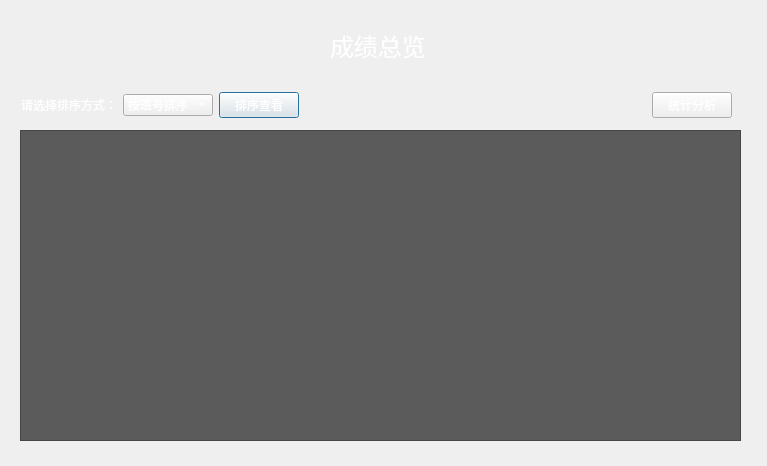
<?xml version="1.0" encoding="UTF-8"?>
<ui version="4.0">
 <class>Sortstudent</class>
 <widget class="QDialog" name="Sortstudent">
  <property name="geometry">
   <rect>
    <x>0</x>
    <y>0</y>
    <width>767</width>
    <height>466</height>
   </rect>
  </property>
  <property name="windowTitle">
   <string>对成绩排序</string>
  </property>
  <property name="styleSheet">
   <string notr="true">#Sortstudent{
border-image: url(:/new/prefix1/科技风.jpg);
}</string>
  </property>
  <widget class="QWidget" name="layoutWidget">
   <property name="geometry">
    <rect>
     <x>21</x>
     <y>90</y>
     <width>711</width>
     <height>30</height>
    </rect>
   </property>
   <property name="styleSheet">
    <string notr="true">color: rgb(255, 255, 255);</string>
   </property>
   <layout class="QHBoxLayout" name="horizontalLayout">
    <item>
     <widget class="QLabel" name="label_2">
      <property name="styleSheet">
       <string notr="true">color: rgb(255, 255, 255);</string>
      </property>
      <property name="text">
       <string>请选择排序方式：</string>
      </property>
     </widget>
    </item>
    <item>
     <widget class="QComboBox" name="cbb_sortway">
      <property name="sizePolicy">
       <sizepolicy hsizetype="Preferred" vsizetype="Fixed">
        <horstretch>0</horstretch>
        <verstretch>0</verstretch>
       </sizepolicy>
      </property>
      <property name="styleSheet">
       <string notr="true">color: rgb(255, 255, 255);</string>
      </property>
      <property name="currentText">
       <string>按班号排序</string>
      </property>
      <property name="currentIndex">
       <number>5</number>
      </property>
      <item>
       <property name="text">
        <string>按总分排序</string>
       </property>
      </item>
      <item>
       <property name="text">
        <string>按数学排序</string>
       </property>
      </item>
      <item>
       <property name="text">
        <string>按英语排序</string>
       </property>
      </item>
      <item>
       <property name="text">
        <string>按物理排序</string>
       </property>
      </item>
      <item>
       <property name="text">
        <string>按学号排序</string>
       </property>
      </item>
      <item>
       <property name="text">
        <string>按班号排序</string>
       </property>
      </item>
     </widget>
    </item>
    <item>
     <widget class="QPushButton" name="btn_dosort">
      <property name="styleSheet">
       <string notr="true">color: rgb(255, 255, 255);</string>
      </property>
      <property name="text">
       <string>排序查看</string>
      </property>
     </widget>
    </item>
    <item>
     <spacer name="horizontalSpacer">
      <property name="orientation">
       <enum>Qt::Horizontal</enum>
      </property>
      <property name="sizeHint" stdset="0">
       <size>
        <width>40</width>
        <height>20</height>
       </size>
      </property>
     </spacer>
    </item>
    <item>
     <widget class="QPushButton" name="btn_analyse">
      <property name="styleSheet">
       <string notr="true">color: rgb(255, 255, 255);</string>
      </property>
      <property name="text">
       <string>统计分析</string>
      </property>
     </widget>
    </item>
   </layout>
  </widget>
  <widget class="QLabel" name="label">
   <property name="geometry">
    <rect>
     <x>330</x>
     <y>30</y>
     <width>121</width>
     <height>31</height>
    </rect>
   </property>
   <property name="font">
    <font>
     <pointsize>18</pointsize>
    </font>
   </property>
   <property name="styleSheet">
    <string notr="true">color: rgb(255, 255, 255);</string>
   </property>
   <property name="text">
    <string>成绩总览</string>
   </property>
  </widget>
  <widget class="QTableView" name="tableView">
   <property name="geometry">
    <rect>
     <x>20</x>
     <y>130</y>
     <width>721</width>
     <height>311</height>
    </rect>
   </property>
   <property name="styleSheet">
    <string notr="true">background-color: rgb(91, 91, 91);</string>
   </property>
   <property name="sortingEnabled">
    <bool>true</bool>
   </property>
  </widget>
 </widget>
 <resources/>
 <connections/>
</ui>
